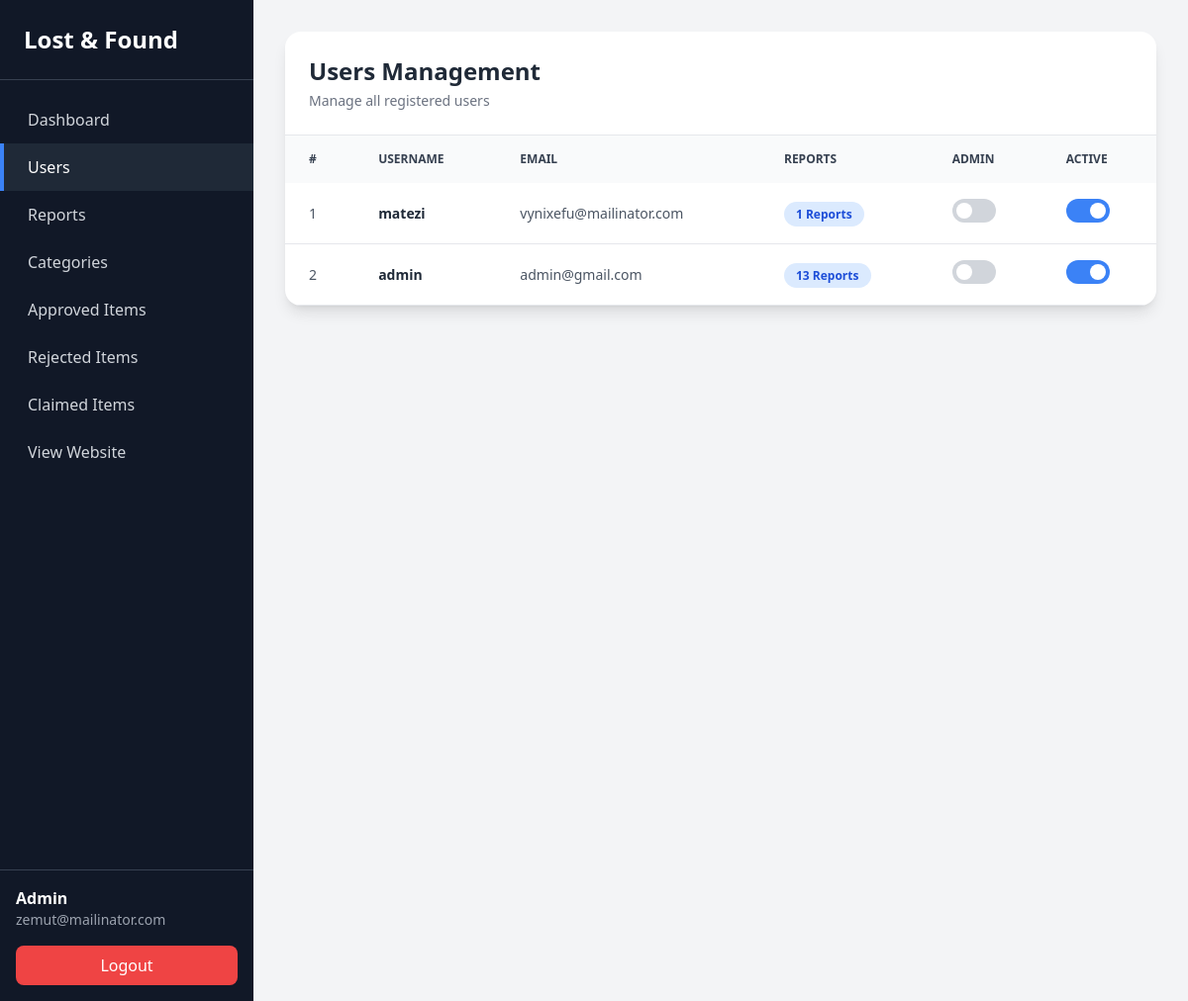
Page /admin/user.php (signed in) on the committed database.
### tables this page shows
CREATE TABLE `users` (
  `id` int(11) NOT NULL,
  `username` varchar(50) NOT NULL,
  `email` varchar(100) NOT NULL,
  `password` varchar(255) NOT NULL,
  `profile_image` varchar(255) DEFAULT 'default.png',
  `isAdmin` tinyint(1) NOT NULL DEFAULT 0,
  `isActive` tinyint(1) NOT NULL DEFAULT 1,
  `created_at` timestamp NOT NULL DEFAULT current_timestamp(),
  `updated_at` timestamp NOT NULL DEFAULT current_timestamp() ON UPDATE current_timestamp()
);

### admin/config/database.php (called while the page is built, shortened)
<?php
class Database
{
    private $host = "localhost";
    private $dbname = "lost_and_found";
    private $username = "root";
    private $password = "";
    public function __construct()
    {
        try {
            $this->conn = new PDO(
                "mysql:host={$this->host};dbname={$this->dbname}",
                $this->username,
                $this->password
            );
        } catch (PDOException $e) {
            die("Connection Failed: " . $e->getMessage());
        } catch (Exception $e) {
            die($e->getMessage());
        }
    }
}

### admin/class/user.php (called while the page is built, shortened)
<?php
require_once __DIR__ . '/../config/database.php';
require_once __DIR__ . '/../includes/Utils.php';
class User extends Database
{
    public function getUsers(int $limit = 10, int $page = 1)
    {
        $userId = $_SESSION['user']['id'];
        $utils = new Utils($this->conn);
        $pagination = $utils->paginate('users', $page, $limit);
        $offset = $pagination['offset'];
        $limit = $pagination['limit'];
        $sql = "
        SELECT
            users.id,
            users.username,
            users.email,
            users.isAdmin,
            users.isActive,
            COUNT(reports.id) AS reports
        FROM users
        LEFT JOIN reports
            ON users.id = reports.user_id
        WHERE users.id != ?
        GROUP BY users.id
        ORDER BY users.id DESC
        LIMIT ? OFFSET ?
    ";
        $stmt = $this->conn->prepare($sql);
        $stmt->bindValue(1, $userId, PDO::PARAM_INT);
        $stmt->bindValue(2, $limit, PDO::PARAM_INT);
        $stmt->bindValue(3, $offset, PDO::PARAM_INT);
        $stmt->execute();
        return [
            'data' => $stmt->fetchAll(),
            'pagination' => $pagination
        ];
    }
}

### admin/includes/utils.php (called while the page is built, shortened)
<?php
require_once __DIR__ . '/../config/database.php';
class Utils
{
    private $conn;
    public function __construct($conn)
    {
        $this->conn = $conn;
    }
    public function paginate(string $table, int $page = 1, int $limit = 5, string $where = "")
    {
        $page = max(1, (int)$page);
        $limit = (int)$limit;
        $offset = ($page - 1) * $limit;
        $countSql = "SELECT COUNT(*) as total FROM $table";
        $totalStmt = $this->conn->query($countSql);
        $total = $totalStmt->fetch()['total'];
        $totalPages = ceil($total / $limit);
        return [
            'limit' => $limit,
            'offset' => $offset,
            'total' => $total,
            'totalPages' => $totalPages,
            'currentPage' => $page
        ];
    }
}

### admin/user.php (the view, shortened to what this page needs)
<?php
require_once "class/User.php";
require_once "includes/header.php";
$users = new User();
$limit = 10;
$page = isset($_GET['page']) ? (int)$_GET['page'] : 1;
$userList = $users->getUsers(limit: $limit, page: $page);
$startNumber = ($page - 1) * $limit;
?>
<div class="flex-1 w-full p-8 bg-gray-100 min-h-screen">
    <div class="bg-white rounded-2xl shadow-lg overflow-hidden">
        <div class="p-6 border-b flex justify-between items-center">
            <div>
                <h1 class="text-2xl font-bold text-gray-800">
                    Users Management
                </h1>
                <p class="text-gray-500 text-sm mt-1">
                    Manage all registered users
                </p>
            </div>
        </div>
        <div class="overflow-x-auto">
            <table class="w-full text-sm text-left text-gray-600">
                <thead class="bg-gray-50 text-gray-700 uppercase text-xs">
                    <tr>
                        <th class="px-6 py-4">#</th>
                        <th class="px-6 py-4">Username</th>
                        <th class="px-6 py-4">Email</th>
                        <th class="px-6 py-4">Reports</th>
                        <th class="px-6 py-4">Admin</th>
                        <th class="px-6 py-4">Active</th>
                    </tr>
                </thead>
                <tbody>
                    <?php foreach ($userList['data'] as $key => $row): ?>
                        <tr class="border-b hover:bg-gray-50 transition">
                            <td class="px-6 py-4 font-medium">
                                <?= $startNumber + $key + 1 ?>
                            </td>
                            <td class="px-6 py-4 font-semibold text-gray-800">
                                <?= htmlspecialchars($row['username']) ?>
                            </td>
                            <td class="px-6 py-4">
                                <?= htmlspecialchars($row['email']) ?>
                            </td>
                            <td class="px-6 py-4">
                                <span class="bg-blue-100 text-blue-700 px-3 py-1 rounded-full text-xs font-semibold">
                                    <?= $row['reports'] ?> Reports
                                </span>
                            </td>
                            <td class="px-6 py-4">
                                <label class="relative inline-flex items-center cursor-pointer">
                                    <div class="w-11 h-6 bg-gray-300 rounded-full peer peer-checked:bg-green-500 transition-all"></div>
                                    <div class="absolute left-1 top-1 bg-white w-4 h-4 rounded-full transition-all peer-checked:translate-x-5"></div>
                                </label>
                            </td>
                            <td class="px-6 py-4">
                                <label class="relative inline-flex items-center cursor-pointer">
                                    <div class="w-11 h-6 bg-gray-300 rounded-full peer peer-checked:bg-blue-500 transition-all"></div>
                                    <div class="absolute left-1 top-1 bg-white w-4 h-4 rounded-full transition-all peer-checked:translate-x-5"></div>
                                </label>
                            </td>
                        </tr>
                    <?php endforeach; ?>
                </tbody>
            </table>
        </div>
    </div>
</div>
<?php require_once "includes/footer.php"; ?>

### rows in the picture
users: key "1", username "matezi", email "vynixefu@mailinator.com", reports "1"
users: key "2", username "admin", email "admin@gmail.com", reports "13"

### other values in the picture
$_SESSION['user']['email'] "zemut@mailinator.com"
